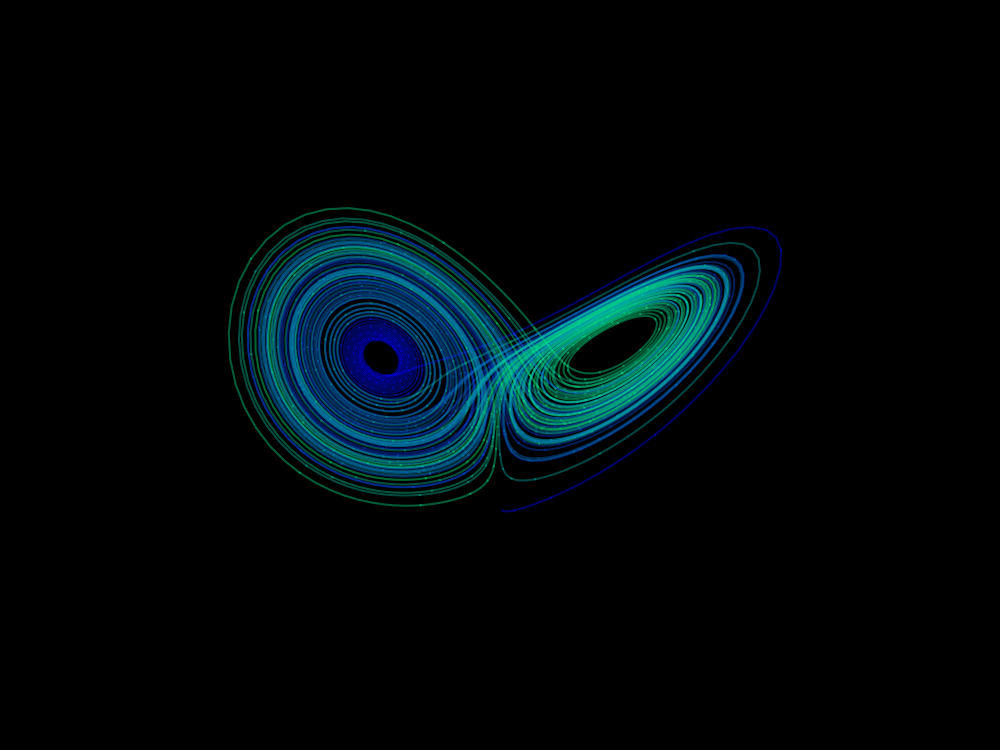

Recreate this plot in Python.
import numpy as np
from scipy.integrate import solve_ivp
import matplotlib.pyplot as plt
from mpl_toolkits.mplot3d import Axes3D

# Create an image of the Lorenz attractor.
# The maths behind this code is described in the scipython blog article
# at https://scipython.com/blog/the-lorenz-attractor/
# Christian Hill, January 2016.
# Updated, January 2021 to use scipy.integrate.solve_ivp.

WIDTH, HEIGHT, DPI = 1000, 750, 100

# Lorenz paramters and initial conditions.
sigma=10
beta=2.667
rho=28#, beta, rho = 10, 2.667, 28
u0, v0, w0 = 0, 1, 1.05

# Maximum time point and total number of time points.
tmax, n = 100, 10000

def lorenz(t, X, sigma, beta, rho):
    """The Lorenz equations."""
    u, v, w = X
    up = -sigma*(u - v)
    vp = rho*u - v - u*w
    wp = -beta*w + u*v
    return up, vp, wp

# Integrate the Lorenz equations.
soln = solve_ivp(lorenz, (0, tmax), (u0, v0, w0), args=(sigma, beta, rho),
                 dense_output=True)
# Interpolate solution onto the time grid, t.
t = np.linspace(0, tmax, n)
x, y, z = soln.sol(t)

# Plot the Lorenz attractor using a Matplotlib 3D projection.
fig = plt.figure(facecolor='k', figsize=(WIDTH/DPI, HEIGHT/DPI))
ax = fig.gca(projection='3d')
ax.set_facecolor('k')
fig.subplots_adjust(left=0, right=1, bottom=0, top=1)

# Make the line multi-coloured by plotting it in segments of length s which
# change in colour across the whole time series.
s = 10
cmap = plt.cm.winter
for i in range(0,n-s,s):
    ax.plot(x[i:i+s+1], y[i:i+s+1], z[i:i+s+1], color=cmap(i/n), alpha=0.4)

# Remove all the axis clutter, leaving just the curve.
ax.set_axis_off()

plt.savefig('lorenz.png', dpi=DPI)
plt.show()